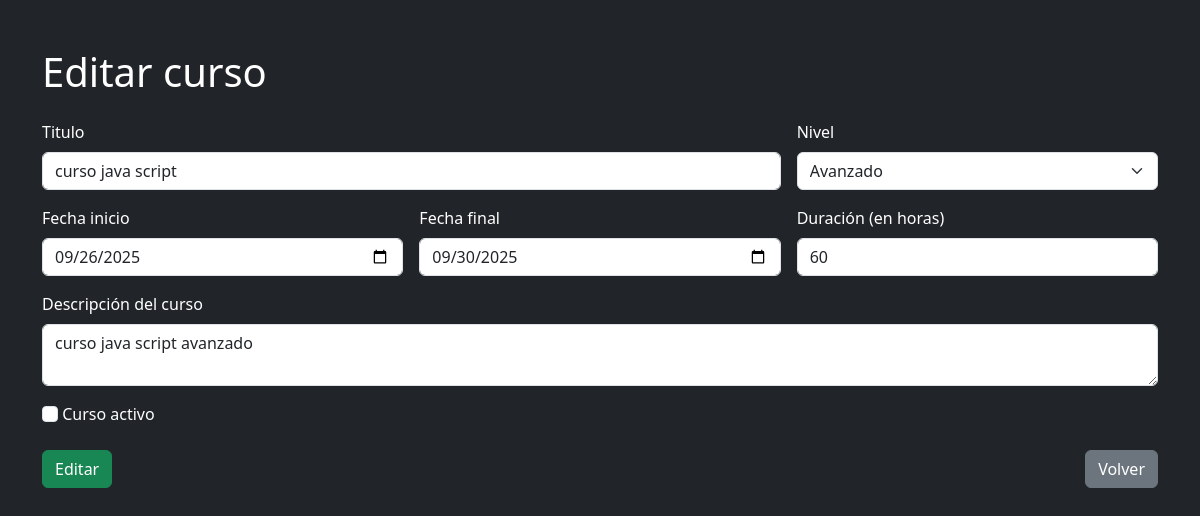
Page /editar.php?id=20 on the committed database.
### tables this page shows
CREATE TABLE IF NOT EXISTS `cursos` (
  `id` int(11) NOT NULL AUTO_INCREMENT,
  `titulo` varchar(120) NOT NULL,
  `descripcion` text DEFAULT NULL,
  `duracionHoras` int(11) NOT NULL,
  `nivel` enum('BASICO','MEDIO','AVANZADO') NOT NULL,
  `fechaInicio` date NOT NULL,
  `fechaFin` date NOT NULL,
  `publicado` tinyint(4) NOT NULL DEFAULT 0,
  `createdAt` datetime NOT NULL,
  `updatedAt` datetime NOT NULL,
  PRIMARY KEY (`id`)
);

### editar.php (the view, shortened to what this page needs)
<?php
require 'conexion.php';
$id=filter_input(INPUT_POST,'id',FILTER_VALIDATE_INT)?:filter_input(INPUT_GET,'id',FILTER_VALIDATE_INT);
$sql="SELECT * FROM cursos WHERE id=?";
$stmt=$pdo->prepare($sql);
$stmt->execute([$id]);
$u=$stmt->fetch();
?>
<!doctype html>
<html lang="es">
<head>
    <link href="https://cdn.jsdelivr.net/npm/bootstrap@5.3.8/dist/css/bootstrap.min.css" rel="stylesheet">
    <link rel="stylesheet" href="https://cdnjs.cloudflare.com/ajax/libs/bootstrap-icons/1.13.1/font/bootstrap-icons.min.css" />
</head>
<body class="bg-dark text-white">
    <div class="container py-5">
        <h1 class="mb-4">
            Editar curso
        </h1>
        <form class="row g-3 needs-validation" novalidate method="post">
            <div class="col-md-8">
                <label for="titulo" class="form-label">Titulo</label>
                <input type="text" class="form-control" id="titulo" value="<?= htmlspecialchars($u['titulo']??'') ?>" required name="titulo">
            </div>
            <div class="col-md-4">
                <label for="nivel" class="form-label">Nivel</label>
                <select class="form-select" id="nivel" name="nivel">
                    <option value="AVANZADO" <?= ($u['nivel'] ?? '') === 'AVANZADO' ? 'selected' : '' ?>>Avanzado</option>
                </select>
            </div>
            <div class="col-md-4">
                <label for="fechaInicio" class="form-label">Fecha inicio</label>
                <input type="date" class="form-control" id="fechaInicio" value="<?= htmlspecialchars($u['fechaInicio']??'') ?>" required name="fechaInicio">
            </div>
            <div class="col-md-4">
                <label for="fechaFin" class="form-label">Fecha final</label>
                <input type="date" class="form-control" id="fechaFin" value="<?= htmlspecialchars($u['fechaFin']??'') ?>" required name="fechaFin">
            </div>
            <div class="col-md-4">
                <label for="duracionHoras" class="form-label">Duración (en horas)</label>
                <input type="number" class="form-control" id="duracionHoras" value="<?= htmlspecialchars($u['duracionHoras']??'') ?>" required name="duracionHoras">
            </div>
            <div class="col-md-12">
                <label for="descripcion" class="form-label">Descripción del curso</label>
                <textarea  class="form-control" id="descripcion" required name="descripcion"><?= htmlspecialchars($u['descripcion']??'') ?></textarea>
            </div>
            <div class="col-md-4">
                <input type="checkbox" class="form-check-input" id="publicado" value="1" name="publicado" <?= ($u['publicado'] ?? '') == '1' ? 'checked' : '' ?>>
                <label for="publicado" class="form-label">Curso activo</label>
            </div>
            <div class="col-12 d-flex justify-content-between">
                <button class="btn btn-success" type="submit">
                    Editar
                </button>
                <a class="btn btn-secondary" href="index.php">
                    Volver
                </a>
            </div>
        </form>
    </div>
</body>
</html>

### rows in the picture
cursos: titulo "curso java script", nivel "Avanzado", fechaInicio "09/26/2025", fechaFin "09/30/2025", duracionHoras "60", descripcion "curso java script avanzado"
